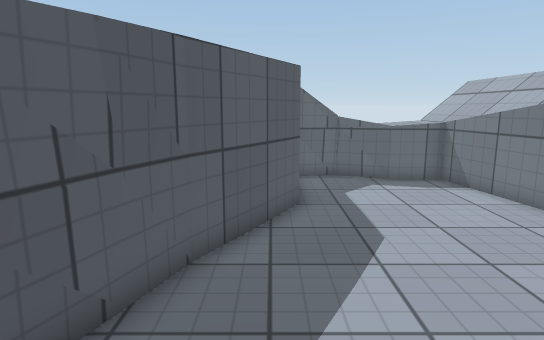
view 1 (above)

13 first-person views from a walk through a Unity game level. The camera is 1.4 m above the floor, tilts 10° down and sees 75° across. The floor is counted in squares, 0.5 m on a side. Each view is taken from the middle of a square. On the plan, view 1 faces up. The plan holds only what a view shows up to about 20 squares ahead; the rest is blank. Surface patterns are stand-ins for the level's own textures.

view 2
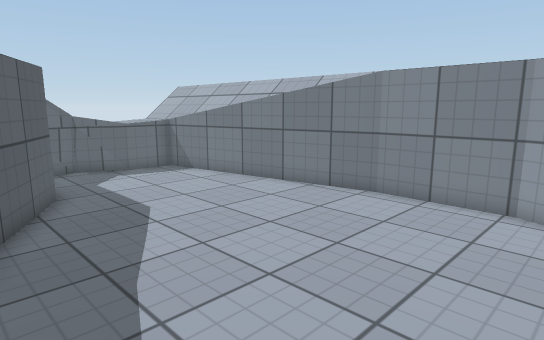

view 3
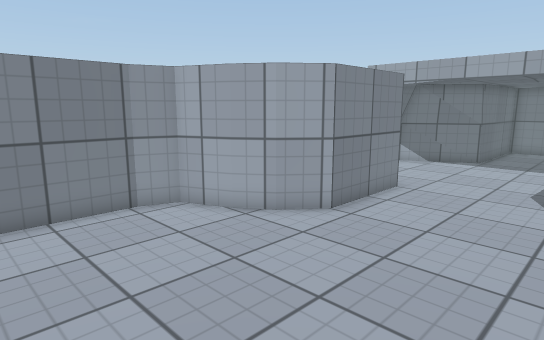

view 4
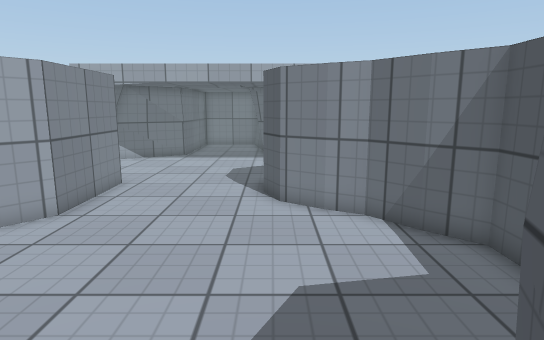

view 5
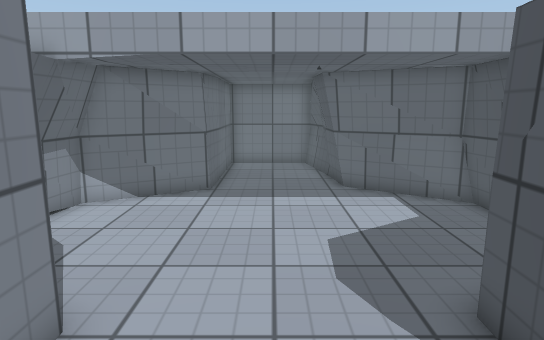

view 6
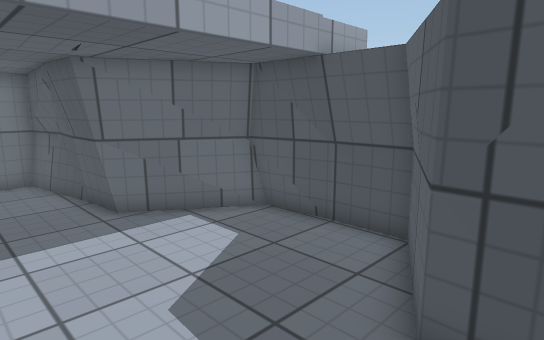

view 7
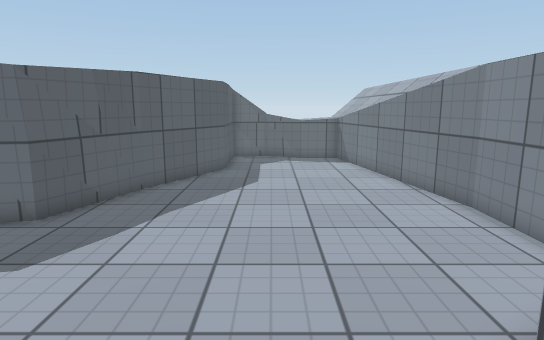

view 8
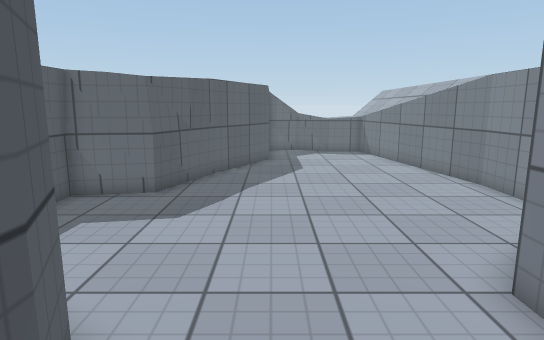

view 9
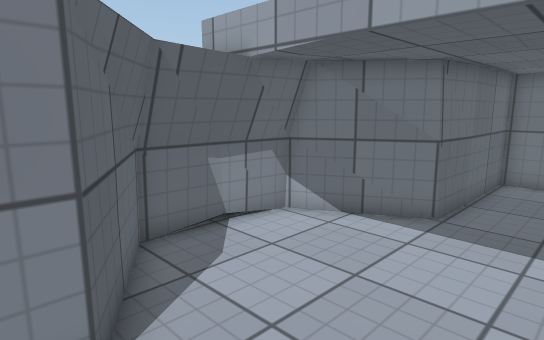

view 10
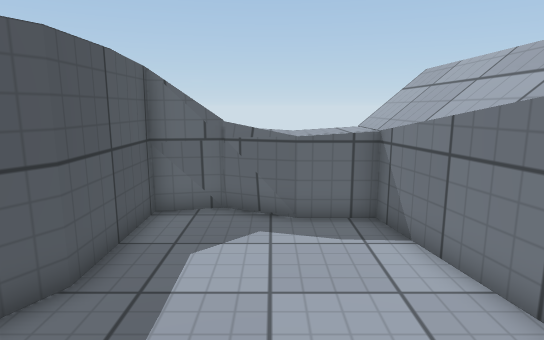

view 11
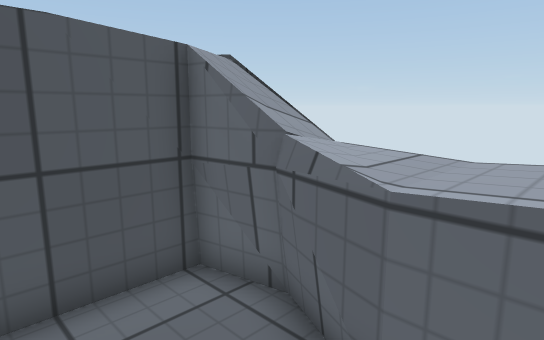

view 12
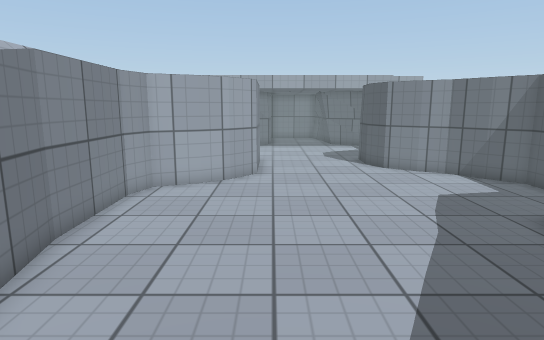

view 13
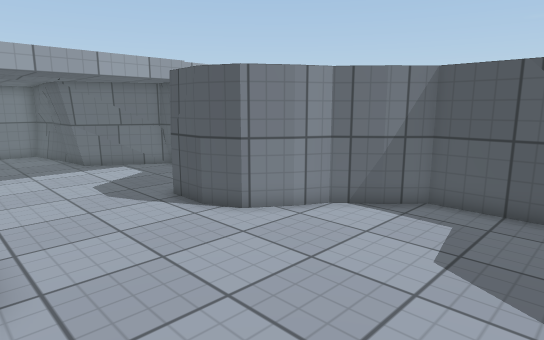

### Floor plan
Key: @ floor where view 1 was taken; # wall or solid block; . floor; = window, fence, low wall or low ledge; ^ raised ledge.
Columns run from 6 left of view 1 to 9 right of it. Each row starts with its distance up from view 1.
 16        #^^^^^^^
 15        #^^^^^^^
 14        ##=^^^^^
 13        #.....^
 12        #.....^
 11        #.....^
 10       ##.....##
  9       #.......#
  8      ##.......#
  7      #........#
  6     ##........#
  5     #.........##
  4    ^^..........#
  3   ^^...........#
  2 ####...........#
  1 ##.............#
  0 # ....@........#
 -1 # ............##
 -2 ##..........###
 -3  ##........##
 -4   ##.......#
 -5    ##......#
 -6     ##.....#
 -7      #.....#
 -8      #.....##
 -9    ###......##
-10   ##.........#
-11   #..........#
-12   #..........#
-13   #..........#
-14   ##.........#
-15   ###......###
-16     ###...###
-17      ##...#
-18       #...#
-19       #...#
-20       #...#
-21       #...#
-22       #####

Where each view was taken, in squares from view 1:
view 1: 0 up, 0 right, facing up
view 2: 2 down, 2 left, facing up-right
view 3: 4 up, 1 left, facing down-right
view 4: 5 up, 1 left, facing down
view 5: 4 down, 2 right, facing down
view 6: 7 down, 3 right, facing down-left
view 7: 6 down, 3 right, facing up
view 8: 9 down, 1 right, facing up
view 9: 7 down, 1 right, facing down-right
view 10: 5 up, 4 right, facing up
view 11: 11 up, 6 right, facing up-left
view 12: 11 up, 4 right, facing down
view 13: 2 up, 5 right, facing down-left
